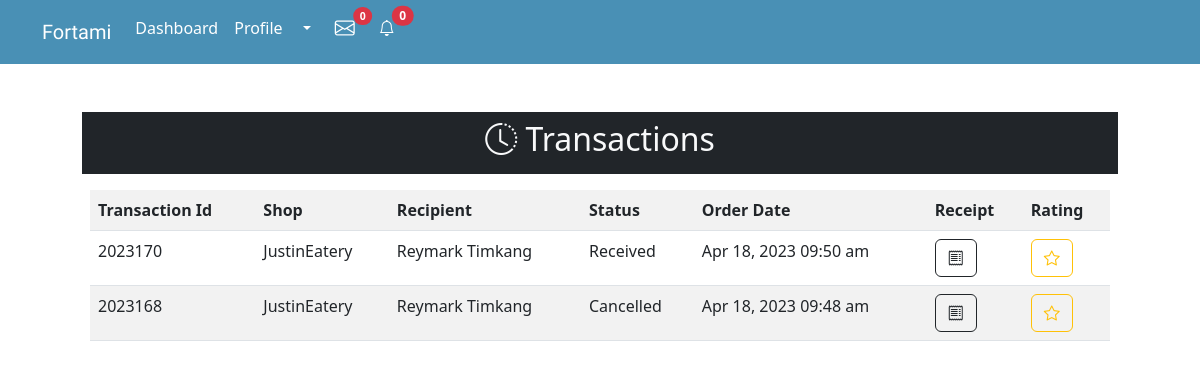
The app's page /admin-transaction.php, older data.
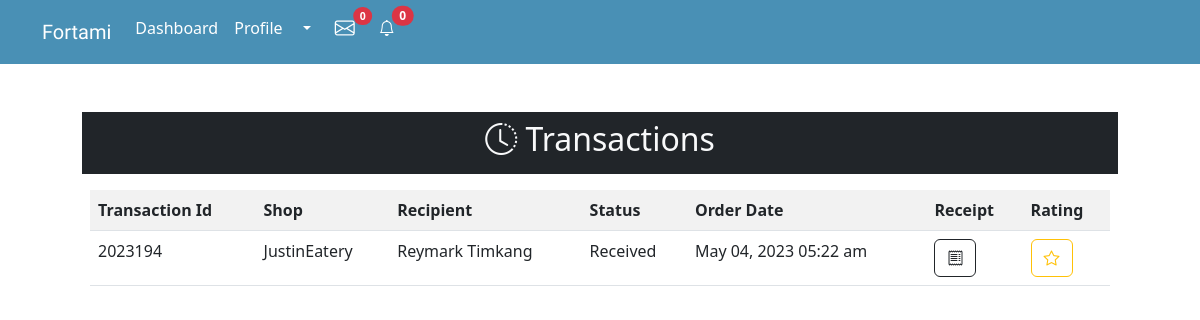
The same page, newer data.
### tables this page shows
CREATE TABLE `food_order` (
  `order_id` int(20) NOT NULL,
  `food_id` int(20) DEFAULT NULL,
  `address_id` int(20) NOT NULL,
  `payTrans_id` int(20) NOT NULL,
  `order_status` varchar(50) NOT NULL,
  `rating_status` varchar(50) DEFAULT NULL,
  `quantity` varchar(50) NOT NULL,
  `order_datetime` timestamp NOT NULL DEFAULT current_timestamp() ON UPDATE current_timestamp(),
  `received_datetime` datetime DEFAULT NULL
);

CREATE TABLE `payment_transaction` (
  `payTrans_id` int(20) NOT NULL,
  `user_id` int(20) NOT NULL,
  `paymethod_id` int(20) NOT NULL,
  `pay_amount` varchar(50) NOT NULL,
  `delivery_option` varchar(20) NOT NULL,
  `trans_status` varchar(50) NOT NULL,
  `pay_datetime` timestamp NOT NULL DEFAULT current_timestamp()
);

CREATE TABLE `user` (
  `user_id` int(20) NOT NULL,
  `user_type` varchar(6) NOT NULL,
  `profile_pic` varchar(50) NOT NULL,
  `user_fName` varchar(50) NOT NULL,
  `user_lName` varchar(50) NOT NULL,
  `user_email` varchar(50) NOT NULL,
  `user_userName` varchar(50) NOT NULL,
  `user_password` varchar(255) NOT NULL,
  `tagline` varchar(100) DEFAULT NULL,
  `permit` varchar(200) DEFAULT NULL,
  `verification` varchar(20) NOT NULL,
  `wallet` int(20) NOT NULL
);

CREATE TABLE `address` (
  `address_id` int(20) NOT NULL,
  `user_id` int(20) NOT NULL,
  `full_name` varchar(50) NOT NULL,
  `address_type` varchar(50) NOT NULL,
  `contact` varchar(50) NOT NULL,
  `region` varchar(50) NOT NULL,
  `province` varchar(50) NOT NULL,
  `city` varchar(50) NOT NULL,
  `barangay` varchar(50) NOT NULL,
  `street` varchar(50) NOT NULL,
  `zip` varchar(50) NOT NULL,
  `label` varchar(50) NOT NULL,
  `note` varchar(200) DEFAULT NULL
);

### backend.php (called while the page is built, shortened)
<?php
    class Database{
      public $host = 'localhost';
      public $user = 'root';
      public $pass = '';
      public $db = 'fortami';
      public $conn;
      function __construct(){
        $this->conn = new mysqli($this->host,$this->user,$this->pass,$this->db);
      }
      function getConnection(){
        return $this->conn;
      }
    }
    class Admin extends Account{
      public $con;
      function __construct(){
        $db = new Database;
        $this->con = $db->getConnection();
      }
      function allTransaction(){
          $query = "SELECT * FROM food_order
                    JOIN payment_transaction ON payment_transaction.payTrans_id = food_order.payTrans_id
                    JOIN food_product ON food_product.food_id = food_order.food_id
                    JOIN address ON address.address_id = food_order.address_id
                    INNER JOIN user ON user.user_id = food_product.user_id
                    INNER JOIN payment_method ON payment_method.paymethod_id = payment_transaction.paymethod_id
                    GROUP BY food_order.payTrans_id ORDER BY food_order.payTrans_id DESC";
          $result = $this->con->query($query);
            if ($result) {
              return $result;
            }
      }
    }
?>

### admin-transaction.php (the view, shortened to what this page needs)
<?php
    include 'backend.php';
    include 'admin-header.php';
    $backend = new Admin;
?>
<!DOCTYPE html>
<html lang="en">
<head>
</head>
<body>
    <div class="container">
        <div class="row g-3 p-5">
            <div class="col bg-dark text-center p-2"><h2 class="text-light"><i class="bi bi-clock-history"></i> Transactions</h2></div>
            <div class="col-12">
                <table class="table table-striped">
                    <tr>
                        <th>Transaction Id</th>
                        <th>Shop</th>
                        <th>Recipient</th>
                        <th>Status</th>
                        <th>Order Date</th>
                        <th>Receipt</th>
                        <th>Rating</th>
                    </tr>
                    <?php
                        $result = $backend->allTransaction();
                            if (!is_null($result)) {
                                    foreach ($result as $row) {
                    ?>
                    <tr
                    >
                        <td>2023<?=$row['payTrans_id']?></td>
                        <td><?=$row['user_userName']?></td>
                        <td><?=$row['full_name']?></td>
                        <td><?=$row['order_status']?></td>
                        <td><?=date("M d, Y h:i a",strtotime($row['order_datetime']))?></td>
                        <td>
                            <form action="receipt.php" method="post">
                                <button type="submit" name="receiptbtn" class="<?=($trans == $row['payTrans_id'])?'btn btn-outline-primary':'btn btn-outline-dark'?> text-center"><i class="bi bi-receipt"></i></button>
                            </form>
                        </td>
                        <td>
                            <a href="rate-history.php?trans=<?=$row['payTrans_id']?>&shop=<?=$row['user_userName']?>" class="btn btn-outline-warning"><i class="bi bi-star"></i></a>
                        </td>
                    </tr>
                    <?php
                            }
                        }
                    ?>
                </table>
            </div>
        </div>
    </div>
</body>
</html>

Row changes from the older to the newer data that the page shows:
removed food_order: payTrans.payTrans_id "170", user.user_userName "JustinEatery", address.full_name "Reymark Timkang", order_status "Received", order_datetime "Apr 18, 2023 09:50 am"
removed food_order: payTrans.payTrans_id "168", user.user_userName "JustinEatery", address.full_name "Reymark Timkang", order_status "Cancelled", order_datetime "Apr 18, 2023 09:48 am"
added food_order: payTrans.payTrans_id "194", user.user_userName "JustinEatery", address.full_name "Reymark Timkang", order_status "Received", order_datetime "May 04, 2023 05:22 am"
